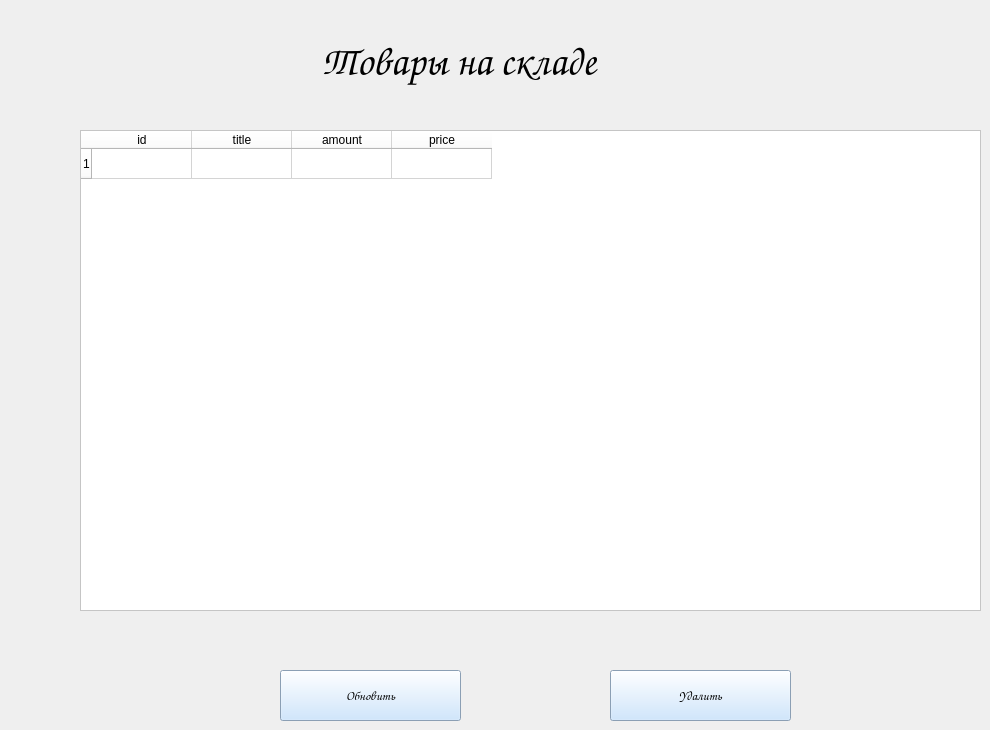
  <widget class="QWidget" name="centralwidget">
   <widget class="QTableWidget" name="tableWidget">
    <property name="geometry">
     <rect>
      <x>80</x>
      <y>130</y>
      <width>901</width>
      <height>481</height>
     </rect>
    </property>
    <property name="palette">
     <palette>
      <active>
       <colorrole role="WindowText">
        <brush brushstyle="SolidPattern">
         <color alpha="255">
          <red>0</red>
          <green>0</green>
          <blue>0</blue>
         </color>
        </brush>
       </colorrole>
       <colorrole role="Button">
        <brush brushstyle="SolidPattern">
         <color alpha="255">
          <red>255</red>
          <green>255</green>
          <blue>255</blue>
         </color>
        </brush>
       </colorrole>
       <colorrole role="Light">
        <brush brushstyle="SolidPattern">
         <color alpha="255">
          <red>255</red>
          <green>255</green>
          <blue>255</blue>
         </color>
        </brush>
       </colorrole>
       <colorrole role="Midlight">
        <brush brushstyle="SolidPattern">
         <color alpha="255">
          <red>255</red>
          <green>255</green>
          <blue>255</blue>
         </color>
        </brush>
       </colorrole>
       <colorrole role="Dark">
        <brush brushstyle="SolidPattern">
         <color alpha="255">
          <red>127</red>
          <green>127</green>
          <blue>127</blue>
         </color>
        </brush>
       </colorrole>
       <colorrole role="Mid">
        <brush brushstyle="SolidPattern">
         <color alpha="255">
          <red>170</red>
          <green>170</green>
          <blue>170</blue>
         </color>
        </brush>
       </colorrole>
       <colorrole role="Text">
        <brush brushstyle="SolidPattern">
         <color alpha="255">
          <red>0</red>
          <green>0</green>
          <blue>0</blue>
         </color>
        </brush>
       </colorrole>
       <colorrole role="BrightText">
        <brush brushstyle="SolidPattern">
         <color alpha="255">
          <red>255</red>
          <green>255</green>
          <blue>255</blue>
         </color>
        </brush>
       </colorrole>
       <colorrole role="ButtonText">
        <brush brushstyle="SolidPattern">
         <color alpha="255">
          <red>0</red>
          <green>0</green>
          <blue>0</blue>
         </color>
        </brush>
       </colorrole>
       <colorrole role="Base">
        <brush brushstyle="SolidPattern">
         <color alpha="255">
          <red>255</red>
          <green>255</green>
          <blue>255</blue>
         </color>
        </brush>
       </colorrole>
       <colorrole role="Window">
        <brush brushstyle="SolidPattern">
         <color alpha="255">
          <red>255</red>
          <green>255</green>
          <blue>255</blue>
         </color>
        </brush>
       </colorrole>
       <colorrole role="Shadow">
        <brush brushstyle="SolidPattern">
         <color alpha="255">
          <red>0</red>
          <green>0</green>
          <blue>0</blue>
         </color>
        </brush>
       </colorrole>
       <colorrole role="AlternateBase">
        <brush brushstyle="SolidPattern">
         <color alpha="255">
          <red>255</red>
          <green>255</green>
          <blue>255</blue>
         </color>
        </brush>
       </colorrole>
       <colorrole role="ToolTipBase">
        <brush brushstyle="SolidPattern">
         <color alpha="255">
          <red>255</red>
          <green>255</green>
          <blue>220</blue>
         </color>
        </brush>
       </colorrole>
       <colorrole role="ToolTipText">
        <brush brushstyle="SolidPattern">
         <color alpha="255">
          <red>0</red>
          <green>0</green>
          <blue>0</blue>
         </color>
        </brush>
       </colorrole>
      </active>
      <inactive>
       <colorrole role="WindowText">
        <brush brushstyle="SolidPattern">
         <color alpha="255">
          <red>0</red>
          <green>0</green>
          <blue>0</blue>
         </color>
        </brush>
       </colorrole>
       <colorrole role="Button">
        <brush brushstyle="SolidPattern">
         <color alpha="255">
          <red>255</red>
          <green>255</green>
          <blue>255</blue>
         </color>
        </brush>
       </colorrole>
       <colorrole role="Light">
        <brush brushstyle="SolidPattern">
         <color alpha="255">
          <red>255</red>
          <green>255</green>
          <blue>255</blue>
         </color>
        </brush>
       </colorrole>
       <colorrole role="Midlight">
        <brush brushstyle="SolidPattern">
         <color alpha="255">
          <red>255</red>
          <green>255</green>
          <blue>255</blue>
         </color>
        </brush>
       </colorrole>
       <colorrole role="Dark">
        <brush brushstyle="SolidPattern">
         <color alpha="255">
          <red>127</red>
          <green>127</green>
          <blue>127</blue>
         </color>
        </brush>
       </colorrole>
       <colorrole role="Mid">
        <brush brushstyle="SolidPattern">
         <color alpha="255">
          <red>170</red>
          <green>170</green>
          <blue>170</blue>
         </color>
        </brush>
       </colorrole>
       <colorrole role="Text">
        <brush brushstyle="SolidPattern">
         <color alpha="255">
          <red>0</red>
          <green>0</green>
          <blue>0</blue>
         </color>
        </brush>
       </colorrole>
       <colorrole role="BrightText">
        <brush brushstyle="SolidPattern">
         <color alpha="255">
          <red>255</red>
          <green>255</green>
          <blue>255</blue>
         </color>
        </brush>
       </colorrole>
       <colorrole role="ButtonText">
        <brush brushstyle="SolidPattern">
         <color alpha="255">
          <red>0</red>
          <green>0</green>
          <blue>0</blue>
         </color>
        </brush>
       </colorrole>
       <colorrole role="Base">
        <brush brushstyle="SolidPattern">
         <color alpha="255">
          <red>255</red>
          <green>255</green>
          <blue>255</blue>
         </color>
        </brush>
       </colorrole>
       <colorrole role="Window">
        <brush brushstyle="SolidPattern">
         <color alpha="255">
          <red>255</red>
          <green>255</green>
          <blue>255</blue>
         </color>
        </brush>
       </colorrole>
       <colorrole role="Shadow">
        <brush brushstyle="SolidPattern">
         <color alpha="255">
          <red>0</red>
          <green>0</green>
          <blue>0</blue>
         </color>
        </brush>
       </colorrole>
       <colorrole role="AlternateBase">
        <brush brushstyle="SolidPattern">
         <color alpha="255">
          <red>255</red>
          <green>255</green>
          <blue>255</blue>
         </color>
        </brush>
       </colorrole>
       <colorrole role="ToolTipBase">
        <brush brushstyle="SolidPattern">
         <color alpha="255">
          <red>255</red>
          <green>255</green>
          <blue>220</blue>
         </color>
        </brush>
       </colorrole>
       <colorrole role="ToolTipText">
        <brush brushstyle="SolidPattern">
         <color alpha="255">
          <red>0</red>
          <green>0</green>
          <blue>0</blue>
         </color>
        </brush>
       </colorrole>
      </inactive>
      <disabled>
       <colorrole role="WindowText">
        <brush brushstyle="SolidPattern">
         <color alpha="255">
          <red>127</red>
          <green>127</green>
          <blue>127</blue>
         </color>
        </brush>
       </colorrole>
       <colorrole role="Button">
        <brush brushstyle="SolidPattern">
         <color alpha="255">
          <red>255</red>
          <green>255</green>
          <blue>255</blue>
         </color>
        </brush>
       </colorrole>
       <colorrole role="Light">
        <brush brushstyle="SolidPattern">
         <color alpha="255">
          <red>255</red>
          <green>255</green>
          <blue>255</blue>
         </color>
        </brush>
       </colorrole>
       <colorrole role="Midlight">
        <brush brushstyle="SolidPattern">
         <color alpha="255">
          <red>255</red>
          <green>255</green>
          <blue>255</blue>
         </color>
        </brush>
       </colorrole>
       <colorrole role="Dark">
        <brush brushstyle="SolidPattern">
         <color alpha="255">
          <red>127</red>
          <green>127</green>
          <blue>127</blue>
         </color>
        </brush>
       </colorrole>
       <colorrole role="Mid">
        <brush brushstyle="SolidPattern">
         <color alpha="255">
          <red>170</red>
          <green>170</green>
          <blue>170</blue>
         </color>
        </brush>
       </colorrole>
       <colorrole role="Text">
        <brush brushstyle="SolidPattern">
         <color alpha="255">
          <red>127</red>
          <green>127</green>
          <blue>127</blue>
         </color>
        </brush>
       </colorrole>
       <colorrole role="BrightText">
        <brush brushstyle="SolidPattern">
         <color alpha="255">
          <red>255</red>
          <green>255</green>
          <blue>255</blue>
         </color>
        </brush>
       </colorrole>
       <colorrole role="ButtonText">
        <brush brushstyle="SolidPattern">
         <color alpha="255">
          <red>127</red>
          <green>127</green>
          <blue>127</blue>
         </color>
        </brush>
       </colorrole>
       <colorrole role="Base">
        <brush brushstyle="SolidPattern">
         <color alpha="255">
          <red>255</red>
          <green>255</green>
          <blue>255</blue>
         </color>
        </brush>
       </colorrole>
       <colorrole role="Window">
        <brush brushstyle="SolidPattern">
         <color alpha="255">
          <red>255</red>
          <green>255</green>
          <blue>255</blue>
         </color>
        </brush>
       </colorrole>
       <colorrole role="Shadow">
        <brush brushstyle="SolidPattern">
         <color alpha="255">
          <red>0</red>
          <green>0</green>
          <blue>0</blue>
         </color>
        </brush>
       </colorrole>
       <colorrole role="AlternateBase">
        <brush brushstyle="SolidPattern">
         <color alpha="255">
          <red>255</red>
          <green>255</green>
          <blue>255</blue>
         </color>
        </brush>
       </colorrole>
       <colorrole role="ToolTipBase">
        <brush brushstyle="SolidPattern">
         <color alpha="255">
          <red>255</red>
          <green>255</green>
          <blue>220</blue>
         </color>
        </brush>
       </colorrole>
       <colorrole role="ToolTipText">
        <brush brushstyle="SolidPattern">
         <color alpha="255">
          <red>0</red>
          <green>0</green>
          <blue>0</blue>
         </color>
        </brush>
       </colorrole>
      </disabled>
     </palette>
    </property>
    <row>
     <property name="text">
      <string>1</string>
     </property>
    </row>
    <column>
     <property name="text">
      <string>id</string>
     </property>
    </column>
    <column>
     <property name="text">
      <string>title</string>
     </property>
    </column>
    <column>
     <property name="text">
      <string>amount</string>
     </property>
    </column>
    <column>
     <property name="text">
      <string>price</string>
     </property>
    </column>
   </widget>
   <widget class="QPushButton" name="btn_add">
    <property name="geometry">
     <rect>
      <x>280</x>
      <y>670</y>
      <width>181</width>
      <height>51</height>
     </rect>
    </property>
    <property name="palette">
     <palette>
      <active>
       <colorrole role="WindowText">
        <brush brushstyle="SolidPattern">
         <color alpha="255">
          <red>0</red>
          <green>0</green>
          <blue>0</blue>
         </color>
        </brush>
       </colorrole>
       <colorrole role="Button">
        <brush brushstyle="SolidPattern">
         <color alpha="255">
          <red>195</red>
          <green>223</green>
          <blue>252</blue>
         </color>
        </brush>
       </colorrole>
       <colorrole role="Light">
        <brush brushstyle="SolidPattern">
         <color alpha="255">
          <red>255</red>
          <green>255</green>
          <blue>255</blue>
         </color>
        </brush>
       </colorrole>
       <colorrole role="Midlight">
        <brush brushstyle="SolidPattern">
         <color alpha="255">
          <red>225</red>
          <green>239</green>
          <blue>253</blue>
         </color>
        </brush>
       </colorrole>
       <colorrole role="Dark">
        <brush brushstyle="SolidPattern">
         <color alpha="255">
          <red>97</red>
          <green>111</green>
          <blue>126</blue>
         </color>
        </brush>
       </colorrole>
       <colorrole role="Mid">
        <brush brushstyle="SolidPattern">
         <color alpha="255">
          <red>130</red>
          <green>149</green>
          <blue>168</blue>
         </color>
        </brush>
       </colorrole>
       <colorrole role="Text">
        <brush brushstyle="SolidPattern">
         <color alpha="255">
          <red>0</red>
          <green>0</green>
          <blue>0</blue>
         </color>
        </brush>
       </colorrole>
       <colorrole role="BrightText">
        <brush brushstyle="SolidPattern">
         <color alpha="255">
          <red>255</red>
          <green>255</green>
          <blue>255</blue>
         </color>
        </brush>
       </colorrole>
       <colorrole role="ButtonText">
        <brush brushstyle="SolidPattern">
         <color alpha="255">
          <red>0</red>
          <green>0</green>
          <blue>0</blue>
         </color>
        </brush>
       </colorrole>
       <colorrole role="Base">
        <brush brushstyle="SolidPattern">
         <color alpha="255">
          <red>255</red>
          <green>255</green>
          <blue>255</blue>
         </color>
        </brush>
       </colorrole>
       <colorrole role="Window">
        <brush brushstyle="SolidPattern">
         <color alpha="255">
          <red>195</red>
          <green>223</green>
          <blue>252</blue>
         </color>
        </brush>
       </colorrole>
       <colorrole role="Shadow">
        <brush brushstyle="SolidPattern">
         <color alpha="255">
          <red>0</red>
          <green>0</green>
          <blue>0</blue>
         </color>
        </brush>
       </colorrole>
       <colorrole role="AlternateBase">
        <brush brushstyle="SolidPattern">
         <color alpha="255">
          <red>225</red>
          <green>239</green>
          <blue>253</blue>
         </color>
        </brush>
       </colorrole>
       <colorrole role="ToolTipBase">
        <brush brushstyle="SolidPattern">
         <color alpha="255">
          <red>255</red>
          <green>255</green>
          <blue>220</blue>
         </color>
        </brush>
       </colorrole>
       <colorrole role="ToolTipText">
        <brush brushstyle="SolidPattern">
         <color alpha="255">
          <red>0</red>
          <green>0</green>
          <blue>0</blue>
         </color>
        </brush>
       </colorrole>
      </active>
      <inactive>
       <colorrole role="WindowText">
        <brush brushstyle="SolidPattern">
         <color alpha="255">
          <red>0</red>
          <green>0</green>
          <blue>0</blue>
         </color>
        </brush>
       </colorrole>
       <colorrole role="Button">
        <brush brushstyle="SolidPattern">
         <color alpha="255">
          <red>195</red>
          <green>223</green>
          <blue>252</blue>
         </color>
        </brush>
       </colorrole>
       <colorrole role="Light">
        <brush brushstyle="SolidPattern">
         <color alpha="255">
          <red>255</red>
          <green>255</green>
          <blue>255</blue>
         </color>
        </brush>
       </colorrole>
       <colorrole role="Midlight">
        <brush brushstyle="SolidPattern">
         <color alpha="255">
          <red>225</red>
          <green>239</green>
          <blue>253</blue>
         </color>
        </brush>
       </colorrole>
       <colorrole role="Dark">
        <brush brushstyle="SolidPattern">
         <color alpha="255">
          <red>97</red>
          <green>111</green>
          <blue>126</blue>
         </color>
        </brush>
       </colorrole>
       <colorrole role="Mid">
        <brush brushstyle="SolidPattern">
         <color alpha="255">
          <red>130</red>
          <green>149</green>
          <blue>168</blue>
         </color>
        </brush>
       </colorrole>
       <colorrole role="Text">
        <brush brushstyle="SolidPattern">
         <color alpha="255">
          <red>0</red>
          <green>0</green>
          <blue>0</blue>
         </color>
        </brush>
       </colorrole>
       <colorrole role="BrightText">
        <brush brushstyle="SolidPattern">
         <color alpha="255">
          <red>255</red>
          <green>255</green>
          <blue>255</blue>
         </color>
        </brush>
       </colorrole>
       <colorrole role="ButtonText">
        <brush brushstyle="SolidPattern">
         <color alpha="255">
          <red>0</red>
          <green>0</green>
          <blue>0</blue>
         </color>
        </brush>
       </colorrole>
       <colorrole role="Base">
        <brush brushstyle="SolidPattern">
         <color alpha="255">
          <red>255</red>
          <green>255</green>
          <blue>255</blue>
         </color>
        </brush>
       </colorrole>
       <colorrole role="Window">
        <brush brushstyle="SolidPattern">
         <color alpha="255">
          <red>195</red>
          <green>223</green>
          <blue>252</blue>
         </color>
        </brush>
       </colorrole>
       <colorrole role="Shadow">
        <brush brushstyle="SolidPattern">
         <color alpha="255">
          <red>0</red>
          <green>0</green>
          <blue>0</blue>
         </color>
        </brush>
       </colorrole>
       <colorrole role="AlternateBase">
        <brush brushstyle="SolidPattern">
         <color alpha="255">
          <red>225</red>
          <green>239</green>
          <blue>253</blue>
         </color>
        </brush>
       </colorrole>
       <colorrole role="ToolTipBase">
        <brush brushstyle="SolidPattern">
         <color alpha="255">
          <red>255</red>
          <green>255</green>
          <blue>220</blue>
         </color>
        </brush>
       </colorrole>
       <colorrole role="ToolTipText">
        <brush brushstyle="SolidPattern">
         <color alpha="255">
          <red>0</red>
          <green>0</green>
          <blue>0</blue>
         </color>
        </brush>
       </colorrole>
      </inactive>
      <disabled>
       <colorrole role="WindowText">
        <brush brushstyle="SolidPattern">
         <color alpha="255">
          <red>97</red>
          <green>111</green>
          <blue>126</blue>
         </color>
        </brush>
       </colorrole>
       <colorrole role="Button">
        <brush brushstyle="SolidPattern">
         <color alpha="255">
          <red>195</red>
          <green>223</green>
          <blue>252</blue>
         </color>
        </brush>
       </colorrole>
       <colorrole role="Light">
        <brush brushstyle="SolidPattern">
         <color alpha="255">
          <red>255</red>
          <green>255</green>
          <blue>255</blue>
         </color>
        </brush>
       </colorrole>
       <colorrole role="Midlight">
        <brush brushstyle="SolidPattern">
         <color alpha="255">
          <red>225</red>
          <green>239</green>
          <blue>253</blue>
         </color>
        </brush>
       </colorrole>
       <colorrole role="Dark">
        <brush brushstyle="SolidPattern">
         <color alpha="255">
          <red>97</red>
          <green>111</green>
          <blue>126</blue>
         </color>
        </brush>
       </colorrole>
       <colorrole role="Mid">
        <brush brushstyle="SolidPattern">
         <color alpha="255">
          <red>130</red>
          <green>149</green>
          <blue>168</blue>
         </color>
        </brush>
       </colorrole>
       <colorrole role="Text">
        <brush brushstyle="SolidPattern">
         <color alpha="255">
          <red>97</red>
          <green>111</green>
          <blue>126</blue>
         </color>
        </brush>
       </colorrole>
       <colorrole role="BrightText">
        <brush brushstyle="SolidPattern">
         <color alpha="255">
          <red>255</red>
          <green>255</green>
          <blue>255</blue>
         </color>
        </brush>
       </colorrole>
       <colorrole role="ButtonText">
        <brush brushstyle="SolidPattern">
         <color alpha="255">
          <red>97</red>
          <green>111</green>
          <blue>126</blue>
         </color>
        </brush>
       </colorrole>
       <colorrole role="Base">
        <brush brushstyle="SolidPattern">
         <color alpha="255">
          <red>195</red>
          <green>223</green>
          <blue>252</blue>
         </color>
        </brush>
       </colorrole>
       <colorrole role="Window">
        <brush brushstyle="SolidPattern">
         <color alpha="255">
          <red>195</red>
          <green>223</green>
          <blue>252</blue>
         </color>
        </brush>
       </colorrole>
       <colorrole role="Shadow">
        <brush brushstyle="SolidPattern">
         <color alpha="255">
          <red>0</red>
          <green>0</green>
          <blue>0</blue>
         </color>
        </brush>
       </colorrole>
       <colorrole role="AlternateBase">
        <brush brushstyle="SolidPattern">
         <color alpha="255">
          <red>195</red>
          <green>223</green>
          <blue>252</blue>
         </color>
        </brush>
       </colorrole>
       <colorrole role="ToolTipBase">
        <brush brushstyle="SolidPattern">
         <color alpha="255">
          <red>255</red>
          <green>255</green>
          <blue>220</blue>
         </color>
        </brush>
       </colorrole>
       <colorrole role="ToolTipText">
        <brush brushstyle="SolidPattern">
         <color alpha="255">
          <red>0</red>
          <green>0</green>
          <blue>0</blue>
         </color>
        </brush>
       </colorrole>
      </disabled>
     </palette>
    </property>
    <property name="font">
     <font>
      <family>Comic Sans MS</family>
      <pointsize>10</pointsize>
     </font>
    </property>
    <property name="cursor">
     <cursorShape>PointingHandCursor</cursorShape>
    </property>
    <property name="text">
     <string>Обновить</string>
    </property>
   </widget>
   <widget class="QLabel" name="main_text">
    <property name="geometry">
     <rect>
      <x>320</x>
      <y>30</y>
      <width>441</width>
      <height>61</height>
     </rect>
    </property>
    <property name="font">
     <font>
      <family>Comic Sans MS</family>
      <pointsize>30</pointsize>
     </font>
    </property>
    <property name="text">
     <string>Товары на складе</string>
    </property>
   </widget>
   <widget class="QPushButton" name="btn_delete">
    <property name="geometry">
     <rect>
      <x>610</x>
      <y>670</y>
      <width>181</width>
      <height>51</height>
     </rect>
    </property>
    <property name="palette">
     <palette>
      <active>
       <colorrole role="WindowText">
        <brush brushstyle="SolidPattern">
         <color alpha="255">
          <red>0</red>
          <green>0</green>
          <blue>0</blue>
         </color>
        </brush>
       </colorrole>
       <colorrole role="Button">
        <brush brushstyle="SolidPattern">
         <color alpha="255">
          <red>195</red>
          <green>223</green>
          <blue>252</blue>
         </color>
        </brush>
       </colorrole>
       <colorrole role="Light">
        <brush brushstyle="SolidPattern">
         <color alpha="255">
          <red>255</red>
          <green>255</green>
          <blue>255</blue>
         </color>
        </brush>
       </colorrole>
       <colorrole role="Midlight">
        <brush brushstyle="SolidPattern">
         <color alpha="255">
          <red>225</red>
          <green>239</green>
          <blue>253</blue>
         </color>
        </brush>
       </colorrole>
       <colorrole role="Dark">
        <brush brushstyle="SolidPattern">
         <color alpha="255">
          <red>97</red>
          <green>111</green>
          <blue>126</blue>
         </color>
        </brush>
       </colorrole>
       <colorrole role="Mid">
        <brush brushstyle="SolidPattern">
         <color alpha="255">
          <red>130</red>
          <green>149</green>
          <blue>168</blue>
         </color>
        </brush>
       </colorrole>
       <colorrole role="Text">
        <brush brushstyle="SolidPattern">
         <color alpha="255">
          <red>0</red>
          <green>0</green>
          <blue>0</blue>
         </color>
        </brush>
       </colorrole>
       <colorrole role="BrightText">
        <brush brushstyle="SolidPattern">
         <color alpha="255">
          <red>255</red>
          <green>255</green>
          <blue>255</blue>
         </color>
        </brush>
       </colorrole>
       <colorrole role="ButtonText">
        <brush brushstyle="SolidPattern">
         <color alpha="255">
          <red>0</red>
          <green>0</green>
          <blue>0</blue>
         </color>
        </brush>
       </colorrole>
       <colorrole role="Base">
        <brush brushstyle="SolidPattern">
         <color alpha="255">
          <red>255</red>
          <green>255</green>
          <blue>255</blue>
         </color>
        </brush>
       </colorrole>
       <colorrole role="Window">
        <brush brushstyle="SolidPattern">
         <color alpha="255">
          <red>195</red>
          <green>223</green>
          <blue>252</blue>
         </color>
        </brush>
       </colorrole>
       <colorrole role="Shadow">
        <brush brushstyle="SolidPattern">
         <color alpha="255">
          <red>0</red>
          <green>0</green>
          <blue>0</blue>
         </color>
        </brush>
       </colorrole>
       <colorrole role="AlternateBase">
        <brush brushstyle="SolidPattern">
         <color alpha="255">
          <red>225</red>
          <green>239</green>
          <blue>253</blue>
         </color>
        </brush>
       </colorrole>
       <colorrole role="ToolTipBase">
        <brush brushstyle="SolidPattern">
         <color alpha="255">
          <red>255</red>
          <green>255</green>
          <blue>220</blue>
         </color>
        </brush>
       </colorrole>
       <colorrole role="ToolTipText">
        <brush brushstyle="SolidPattern">
         <color alpha="255">
          <red>0</red>
          <green>0</green>
          <blue>0</blue>
         </color>
        </brush>
       </colorrole>
      </active>
      <inactive>
       <colorrole role="WindowText">
        <brush brushstyle="SolidPattern">
         <color alpha="255">
          <red>0</red>
          <green>0</green>
          <blue>0</blue>
         </color>
        </brush>
       </colorrole>
       <colorrole role="Button">
        <brush brushstyle="SolidPattern">
         <color alpha="255">
          <red>195</red>
          <green>223</green>
          <blue>252</blue>
         </color>
        </brush>
       </colorrole>
       <colorrole role="Light">
        <brush brushstyle="SolidPattern">
         <color alpha="255">
          <red>255</red>
          <green>255</green>
          <blue>255</blue>
         </color>
        </brush>
       </colorrole>
       <colorrole role="Midlight">
        <brush brushstyle="SolidPattern">
         <color alpha="255">
          <red>225</red>
          <green>239</green>
          <blue>253</blue>
         </color>
        </brush>
       </colorrole>
       <colorrole role="Dark">
        <brush brushstyle="SolidPattern">
         <color alpha="255">
          <red>97</red>
          <green>111</green>
          <blue>126</blue>
         </color>
        </brush>
       </colorrole>
       <colorrole role="Mid">
        <brush brushstyle="SolidPattern">
         <color alpha="255">
          <red>130</red>
          <green>149</green>
          <blue>168</blue>
         </color>
        </brush>
       </colorrole>
       <colorrole role="Text">
        <brush brushstyle="SolidPattern">
         <color alpha="255">
          <red>0</red>
          <green>0</green>
          <blue>0</blue>
         </color>
        </brush>
       </colorrole>
       <colorrole role="BrightText">
        <brush brushstyle="SolidPattern">
         <color alpha="255">
          <red>255</red>
          <green>255</green>
          <blue>255</blue>
         </color>
        </brush>
       </colorrole>
       <colorrole role="ButtonText">
        <brush brushstyle="SolidPattern">
         <color alpha="255">
          <red>0</red>
          <green>0</green>
          <blue>0</blue>
         </color>
        </brush>
       </colorrole>
       <colorrole role="Base">
        <brush brushstyle="SolidPattern">
         <color alpha="255">
          <red>255</red>
          <green>255</green>
          <blue>255</blue>
         </color>
        </brush>
       </colorrole>
       <colorrole role="Window">
        <brush brushstyle="SolidPattern">
         <color alpha="255">
          <red>195</red>
          <green>223</green>
          <blue>252</blue>
         </color>
        </brush>
       </colorrole>
       <colorrole role="Shadow">
        <brush brushstyle="SolidPattern">
         <color alpha="255">
          <red>0</red>
          <green>0</green>
          <blue>0</blue>
         </color>
        </brush>
       </colorrole>
       <colorrole role="AlternateBase">
        <brush brushstyle="SolidPattern">
         <color alpha="255">
          <red>225</red>
          <green>239</green>
          <blue>253</blue>
         </color>
        </brush>
       </colorrole>
       <colorrole role="ToolTipBase">
        <brush brushstyle="SolidPattern">
         <color alpha="255">
          <red>255</red>
          <green>255</green>
          <blue>220</blue>
         </color>
        </brush>
       </colorrole>
       <colorrole role="ToolTipText">
        <brush brushstyle="SolidPattern">
         <color alpha="255">
          <red>0</red>
          <green>0</green>
          <blue>0</blue>
         </color>
        </brush>
       </colorrole>
      </inactive>
      <disabled>
       <colorrole role="WindowText">
        <brush brushstyle="SolidPattern">
         <color alpha="255">
          <red>97</red>
          <green>111</green>
          <blue>126</blue>
         </color>
        </brush>
       </colorrole>
       <colorrole role="Button">
        <brush brushstyle="SolidPattern">
         <color alpha="255">
          <red>195</red>
          <green>223</green>
          <blue>252</blue>
         </color>
        </brush>
       </colorrole>
       <colorrole role="Light">
        <brush brushstyle="SolidPattern">
         <color alpha="255">
          <red>255</red>
          <green>255</green>
          <blue>255</blue>
         </color>
        </brush>
       </colorrole>
       <colorrole role="Midlight">
        <brush brushstyle="SolidPattern">
         <color alpha="255">
          <red>225</red>
          <green>239</green>
          <blue>253</blue>
         </color>
        </brush>
       </colorrole>
       <colorrole role="Dark">
        <brush brushstyle="SolidPattern">
         <color alpha="255">
          <red>97</red>
          <green>111</green>
          <blue>126</blue>
         </color>
        </brush>
       </colorrole>
       <colorrole role="Mid">
        <brush brushstyle="SolidPattern">
         <color alpha="255">
          <red>130</red>
          <green>149</green>
          <blue>168</blue>
         </color>
        </brush>
       </colorrole>
       <colorrole role="Text">
        <brush brushstyle="SolidPattern">
         <color alpha="255">
          <red>97</red>
          <green>111</green>
          <blue>126</blue>
         </color>
        </brush>
       </colorrole>
       <colorrole role="BrightText">
        <brush brushstyle="SolidPattern">
         <color alpha="255">
          <red>255</red>
          <green>255</green>
          <blue>255</blue>
         </color>
        </brush>
       </colorrole>
       <colorrole role="ButtonText">
        <brush brushstyle="SolidPattern">
         <color alpha="255">
          <red>97</red>
          <green>111</green>
          <blue>126</blue>
         </color>
        </brush>
       </colorrole>
       <colorrole role="Base">
        <brush brushstyle="SolidPattern">
         <color alpha="255">
          <red>195</red>
          <green>223</green>
          <blue>252</blue>
         </color>
        </brush>
       </colorrole>
       <colorrole role="Window">
        <brush brushstyle="SolidPattern">
         <color alpha="255">
          <red>195</red>
          <green>223</green>
          <blue>252</blue>
         </color>
        </brush>
       </colorrole>
       <colorrole role="Shadow">
        <brush brushstyle="SolidPattern">
         <color alpha="255">
          <red>0</red>
          <green>0</green>
          <blue>0</blue>
         </color>
        </brush>
       </colorrole>
       <colorrole role="AlternateBase">
        <brush brushstyle="SolidPattern">
         <color alpha="255">
          <red>195</red>
          <green>223</green>
          <blue>252</blue>
         </color>
        </brush>
       </colorrole>
       <colorrole role="ToolTipBase">
        <brush brushstyle="SolidPattern">
         <color alpha="255">
          <red>255</red>
          <green>255</green>
          <blue>220</blue>
         </color>
        </brush>
       </colorrole>
       <colorrole role="ToolTipText">
        <brush brushstyle="SolidPattern">
         <color alpha="255">
          <red>0</red>
          <green>0</green>
          <blue>0</blue>
         </color>
        </brush>
       </colorrole>
      </disabled>
     </palette>
    </property>
    <property name="font">
     <font>
      <family>Comic Sans MS</family>
      <pointsize>10</pointsize>
     </font>
    </property>
    <property name="cursor">
     <cursorShape>PointingHandCursor</cursorShape>
    </property>
    <property name="text">
     <string>Удалить</string>
    </property>
   </widget>
  </widget>
